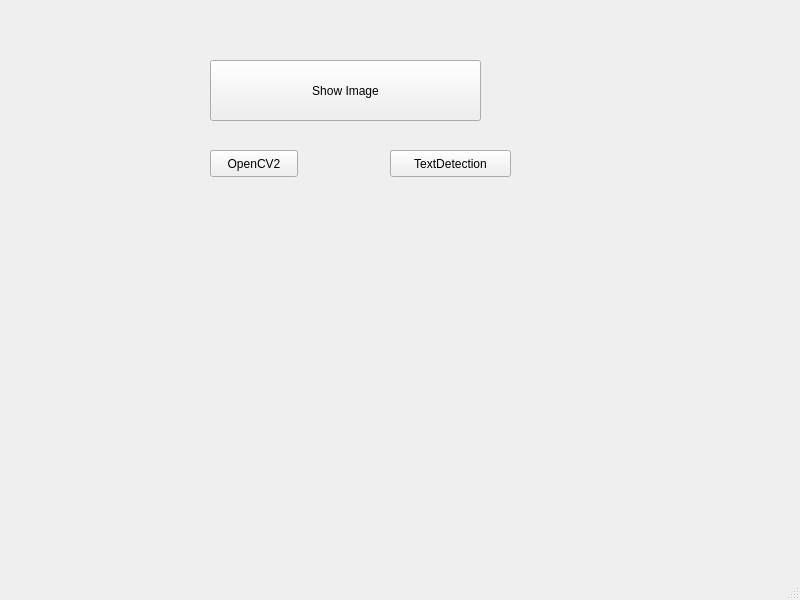
<?xml version="1.0" encoding="UTF-8"?>
<ui version="4.0">
 <class>MainWindow</class>
 <widget class="QMainWindow" name="MainWindow">
  <property name="geometry">
   <rect>
    <x>0</x>
    <y>0</y>
    <width>800</width>
    <height>600</height>
   </rect>
  </property>
  <property name="windowTitle">
   <string>MainWindow</string>
  </property>
  <widget class="QWidget" name="centralwidget">
   <widget class="QPushButton" name="pushButton_Image">
    <property name="geometry">
     <rect>
      <x>210</x>
      <y>60</y>
      <width>271</width>
      <height>61</height>
     </rect>
    </property>
    <property name="styleSheet">
     <string notr="true">selection-background-color: qconicalgradient(cx:0.5, cy:0.5, angle:0, stop:0 rgba(255, 255, 255, 255), stop:0.373979 rgba(255, 255, 255, 255), stop:0.373991 rgba(33, 30, 255, 255), stop:0.624018 rgba(33, 30, 255, 255), stop:0.624043 rgba(255, 123, 0, 255), stop:1 rgba(255, 23, 0, 255));


</string>
    </property>
    <property name="text">
     <string>Show Image</string>
    </property>
   </widget>
   <widget class="QPushButton" name="pushButton_Cam">
    <property name="geometry">
     <rect>
      <x>210</x>
      <y>150</y>
      <width>88</width>
      <height>27</height>
     </rect>
    </property>
    <property name="text">
     <string>OpenCV2</string>
    </property>
   </widget>
   <widget class="QPushButton" name="pushButton_TextDetection">
    <property name="geometry">
     <rect>
      <x>390</x>
      <y>150</y>
      <width>121</width>
      <height>27</height>
     </rect>
    </property>
    <property name="text">
     <string>TextDetection</string>
    </property>
   </widget>
  </widget>
  <widget class="QMenuBar" name="menubar">
   <property name="geometry">
    <rect>
     <x>0</x>
     <y>0</y>
     <width>800</width>
     <height>24</height>
    </rect>
   </property>
  </widget>
  <widget class="QStatusBar" name="statusbar"/>
 </widget>
 <resources/>
 <connections/>
</ui>
